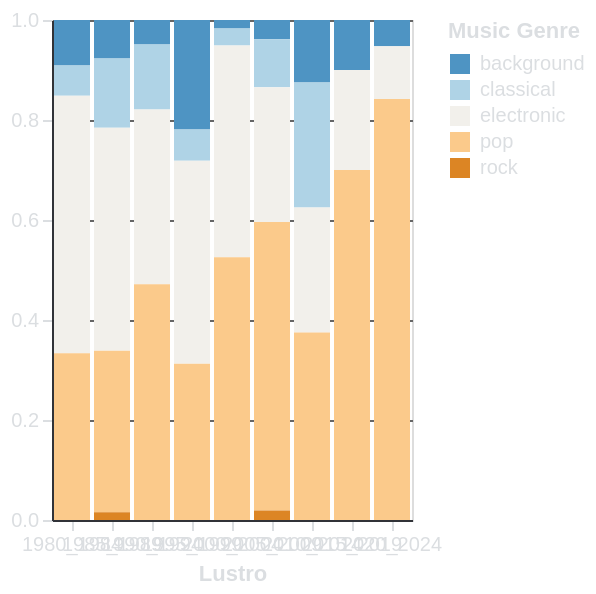

The Vega-Lite source for this figure:
### Vega-Lite specification from a JSON file in a GitHub repository (floating-point values rounded to 4 significant figures)
{"$schema": "https://vega.github.io/schema/vega-lite/v5.15.1.json", "config": {"axis": {"domainColor": "#313338", "gridColor": "#666666", "labelColor": "#DBDEE1", "tickColor": "#DBDEE1", "titleColor": "#DBDEE1"}, "background": "transparent", "legend": {"labelColor": "#DBDEE1", "titleColor": "#DBDEE1"}, "title": {"color": "#DBDEE1", "fontSize": 16}}, "data": {"name": "data-dc157a9e2004960b6671c973f72d63bc"}, "datasets": {"data-dc157a9e2004960b6671c973f72d63bc": [{"genre": "background", "lustrum": "1980_1984", "percentage": 0.09091}, {"genre": "background", "lustrum": "1985_1989", "percentage": 0.07692}, {"genre": "background", "lustrum": "1990_1994", "percentage": 0.04878}, {"genre": "background", "lustrum": "1995_1999", "percentage": 0.2188}, {"genre": "background", "lustrum": "2000_2004", "percentage": 0.01695}, {"genre": "background", "lustrum": "2005_2009", "percentage": 0.03846}, {"genre": "background", "lustrum": "2010_2014", "percentage": 0.125}, {"genre": "background", "lustrum": "2015_2019", "percentage": 0.1}, {"genre": "background", "lustrum": "2020_2024", "percentage": 0.05263}, {"genre": "classical", "lustrum": "1980_1984", "percentage": 0.06061}, {"genre": "classical", "lustrum": "1985_1989", "percentage": 0.1385}, {"genre": "classical", "lustrum": "1990_1994", "percentage": 0.1301}, {"genre": "classical", "lustrum": "1995_1999", "percentage": 0.0625}, {"genre": "classical", "lustrum": "2000_2004", "percentage": 0.0339}, {"genre": "classical", "lustrum": "2005_2009", "percentage": 0.09615}, {"genre": "classical", "lustrum": "2010_2014", "percentage": 0.25}, {"genre": "classical", "lustrum": "2015_2019", "percentage": null}, {"genre": "classical", "lustrum": "2020_2024", "percentage": null}, {"genre": "electronic", "lustrum": "1980_1984", "percentage": 0.5152}, {"genre": "electronic", "lustrum": "1985_1989", "percentage": 0.4462}, {"genre": "electronic", "lustrum": "1990_1994", "percentage": 0.3496}, {"genre": "electronic", "lustrum": "1995_1999", "percentage": 0.4062}, {"genre": "electronic", "lustrum": "2000_2004", "percentage": 0.4237}, {"genre": "electronic", "lustrum": "2005_2009", "percentage": 0.2692}, {"genre": "electronic", "lustrum": "2010_2014", "percentage": 0.25}, {"genre": "electronic", "lustrum": "2015_2019", "percentage": 0.2}, {"genre": "electronic", "lustrum": "2020_2024", "percentage": 0.1053}, {"genre": "pop", "lustrum": "1980_1984", "percentage": 0.3333}, {"genre": "pop", "lustrum": "1985_1989", "percentage": 0.3231}, {"genre": "pop", "lustrum": "1990_1994", "percentage": 0.4715}, {"genre": "pop", "lustrum": "1995_1999", "percentage": 0.3125}, {"genre": "pop", "lustrum": "2000_2004", "percentage": 0.5254}, {"genre": "pop", "lustrum": "2005_2009", "percentage": 0.5769}, {"genre": "pop", "lustrum": "2010_2014", "percentage": 0.375}, {"genre": "pop", "lustrum": "2015_2019", "percentage": 0.7}, {"genre": "pop", "lustrum": "2020_2024", "percentage": 0.8421}, {"genre": "rock", "lustrum": "1980_1984", "percentage": null}, {"genre": "rock", "lustrum": "1985_1989", "percentage": 0.01538}, {"genre": "rock", "lustrum": "1990_1994", "percentage": null}, {"genre": "rock", "lustrum": "1995_1999", "percentage": null}, {"genre": "rock", "lustrum": "2000_2004", "percentage": null}, {"genre": "rock", "lustrum": "2005_2009", "percentage": 0.01923}, {"genre": "rock", "lustrum": "2010_2014", "percentage": null}, {"genre": "rock", "lustrum": "2015_2019", "percentage": null}, {"genre": "rock", "lustrum": "2020_2024", "percentage": null}]}, "encoding": {"color": {"field": "genre", "legend": {"title": "Music Genre"}, "scale": {"scheme": "blueorange", "type": "quantize"}, "type": "nominal"}, "tooltip": [{"field": "lustrum", "title": "Lustro", "type": "nominal"}, {"field": "genre", "title": "Genere Musicale", "type": "nominal"}, {"field": "percentage", "format": ".2f", "title": "Percentuale", "type": "quantitative"}], "x": {"axis": {"labelAngle": 0, "title": "Lustro"}, "field": "lustrum", "type": "nominal"}, "y": {"field": "percentage", "scale": {"domain": [0, 1]}, "title": null, "type": "quantitative"}}, "height": 250, "mark": {"type": "bar"}, "width": "container"}
